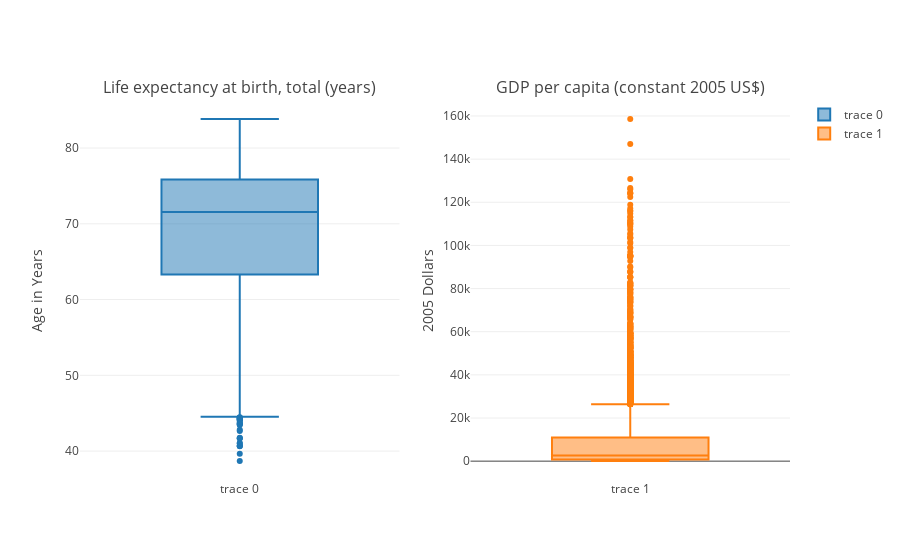

Notebook code for this chart:
### Code cell
#Make box plots
life_expectancy = go.Box(y=life_stage['Value'])
GDPPC = go.Box(y=gdp_stage['Value'])

fig = tools.make_subplots(rows=1, cols=2, subplot_titles=(str(life_stage['IndicatorName'].iloc[0]), 
                                                          str(gdp_stage['IndicatorName'].iloc[0])))
fig.append_trace(life_expectancy, 1, 1)
fig.append_trace(GDPPC, 1, 2)

fig['layout']['yaxis1'].update(title='Age in Years')
fig['layout']['yaxis2'].update(title='2005 Dollars')

py.iplot(fig)

### Figure 1 — Plotly figure (JSON) as saved in the notebook; plotly's stock layout.template omitted (floating-point values rounded to 4 significant figures; data arrays with more than 128 entries replaced by an {"elided": "..."} marker saying what was removed)
{"data": [{"type": "box", "xaxis": "x1", "y": {"elided": "3270 float values"}, "yaxis": "y1"}, {"type": "box", "xaxis": "x2", "y": {"elided": "9951 float values"}, "yaxis": "y2"}], "layout": {"annotations": [{"font": {"size": 16}, "showarrow": false, "text": "Life expectancy at birth, total (years)", "x": 0.225, "xanchor": "center", "xref": "paper", "y": 1, "yanchor": "bottom", "yref": "paper"}, {"font": {"size": 16}, "showarrow": false, "text": "GDP per capita (constant 2005 US$)", "x": 0.775, "xanchor": "center", "xref": "paper", "y": 1, "yanchor": "bottom", "yref": "paper"}], "xaxis1": {"anchor": "y1", "domain": [0, 0.45]}, "xaxis2": {"anchor": "y2", "domain": [0.55, 1]}, "yaxis1": {"anchor": "x1", "domain": [0, 1], "title": "Age in Years"}, "yaxis2": {"anchor": "x2", "domain": [0, 1], "title": "2005 Dollars"}}}
